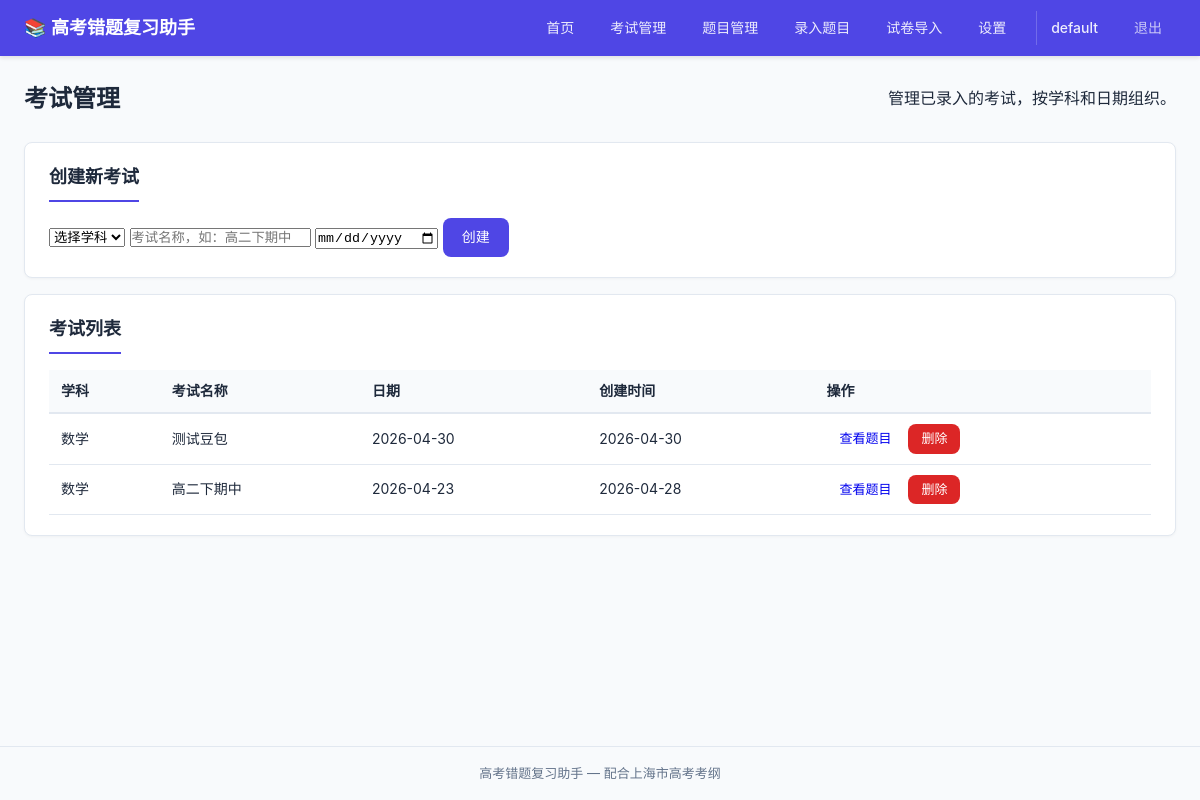
The page /exams (signed in) on the database its author committed.
### tables this page shows
CREATE TABLE users (
            id            INTEGER PRIMARY KEY AUTOINCREMENT,
            username      TEXT    NOT NULL UNIQUE,
            password_hash TEXT    NOT NULL,
            created_at    TIMESTAMP DEFAULT CURRENT_TIMESTAMP
        );

CREATE TABLE exams (
            id          INTEGER PRIMARY KEY AUTOINCREMENT,
            subject_id  INTEGER NOT NULL REFERENCES subjects(id),
            name        TEXT    NOT NULL,
            exam_date   DATE,
            created_at  TIMESTAMP DEFAULT CURRENT_TIMESTAMP, user_id INTEGER NOT NULL DEFAULT 1,
            UNIQUE(subject_id, name)
        );

CREATE TABLE subjects (
            id          INTEGER PRIMARY KEY AUTOINCREMENT,
            name        TEXT    NOT NULL UNIQUE,
            created_at  TIMESTAMP DEFAULT CURRENT_TIMESTAMP
        );

### routes/exams.py (the view)
@exams_bp.route('/exams')
@login_required
def list_exams():
    user_id = session['user_id']
    subjects = get_all_subjects()
    exams = get_all_exams(user_id)
    return render_template('exams/list.html', subjects=subjects, exams=exams)

### app.py (called while the page is built)
@app.before_request
def load_logged_in_user():
    user_id = session.get('user_id')
    g.current_user = get_user_by_id(user_id) if user_id else None

@app.context_processor
def inject_global_template_vars():
    return {
        'current_user': g.get('current_user'),
    }

### database/__init__.py (called while the page is built)
def get_db():
    if 'db' not in g:
        g.db = sqlite3.connect(DATABASE_PATH)
        g.db.row_factory = sqlite3.Row
        g.db.execute("PRAGMA foreign_keys = ON")
    return g.db

### models/exam.py (called while the page is built)
def get_all_exams(user_id=None):
    db = get_db()
    query = (
        "SELECT e.*, s.name as subject_name FROM exams e "
        "JOIN subjects s ON e.subject_id = s.id WHERE 1=1"
    )
    params = []
    if user_id is not None:
        query += " AND e.user_id = ?"
        params.append(user_id)
    query += " ORDER BY e.exam_date DESC, e.id DESC"
    return db.execute(query, params).fetchall()

### models/subject.py (called while the page is built)
def get_all_subjects():
    db = get_db()
    return db.execute("SELECT * FROM subjects ORDER BY id").fetchall()

### models/user.py (called while the page is built)
def get_user_by_id(user_id):
    db = get_db()
    row = db.execute(
        "SELECT id, username, created_at FROM users WHERE id = ?", (user_id,)
    ).fetchone()
    return dict(row) if row else None

### templates/exams/list.html (shortened to what this page needs)
{% extends "base.html" %}
{% block content %}
<div class="page-header">
    <h1>考试管理</h1>
    <p>管理已录入的考试，按学科和日期组织。</p>
</div>
<div class="card">
    <h2>创建新考试</h2>
    <form method="POST" action="{{ url_for('exams.create') }}" class="inline-form">
        <select name="subject_id" required>
            <option value="">选择学科</option>
        </select>
        <input type="text" name="name" placeholder="考试名称，如：高二下期中" required>
        <input type="date" name="exam_date" placeholder="考试日期（可选）">
        <button type="submit" class="btn btn-primary">创建</button>
    </form>
</div>
<div class="card">
    <h2>考试列表</h2>
    {% if exams %}
    <table class="data-table">
        <thead>
            <tr>
                <th>学科</th>
                <th>考试名称</th>
                <th>日期</th>
                <th>创建时间</th>
                <th>操作</th>
            </tr>
        </thead>
        <tbody>
            {% for e in exams %}
            <tr>
                <td>{{ e.subject_name }}</td>
                <td>{{ e.name }}</td>
                <td>{{ e.exam_date or '-' }}</td>
                <td>{{ e.created_at[:10] if e.created_at else '-' }}</td>
                <td>
                    <a href="{{ url_for('questions.list_questions', exam_id=e.id) }}" class="btn btn-small">查看题目</a>
                    <form method="POST" action="{{ url_for('exams.delete', exam_id=e.id) }}" style="display:inline" onsubmit="return confirm('删除考试将同时删除其下所有题目，确定？')">
                        <button type="submit" class="btn btn-danger btn-small">删除</button>
                    </form>
                </td>
            </tr>
            {% endfor %}
        </tbody>
    </table>
    {% else %}
    <p class="empty-state">还没有创建任何考试，请先创建考试再录入题目。</p>
    {% endif %}
</div>
{% endblock %}

### templates/base.html (shortened to what this page needs)
<!DOCTYPE html>
<html lang="zh-CN">
<head>
    <link rel="stylesheet" href="{{ url_for('static', filename='css/app.css') }}">
</head>
<body>
    <nav class="navbar">
        <div class="nav-container">
            <a href="{{ url_for('index') }}" class="nav-brand">📚 高考错题复习助手</a>
            <div class="nav-links">
                {% if current_user %}
                <a href="{{ url_for('index') }}">首页</a>
                <a href="{{ url_for('exams.list_exams') }}">考试管理</a>
                <a href="{{ url_for('questions.list_questions') }}">题目管理</a>
                <a href="{{ url_for('questions.create') }}">录入题目</a>
                <a href="{{ url_for('paper.upload') }}">试卷导入</a>
                <a href="{{ url_for('settings.index') }}">设置</a>
                <span class="nav-user">{{ current_user.username }}</span>
                <a href="{{ url_for('auth.logout') }}" class="nav-logout">退出</a>
                {% else %}
                <a href="{{ url_for('auth.login') }}">登录</a>
                <a href="{{ url_for('auth.register') }}">注册</a>
                {% endif %}
            </div>
        </div>
    </nav>
    <main class="main-container">
        {% block content %}{% endblock %}
    </main>
    <footer class="footer">
        <p>高考错题复习助手 &mdash; 配合上海市高考考纲</p>
    </footer>
</body>
</html>

### static/css/app.css (style rules this page uses)
*, *::before, *::after { box-sizing: border-box; margin: 0; padding: 0; }
:root { --primary: #4f46e5; --primary-hover: #4338ca; --danger: #dc2626; --danger-hover: #b91c1c; --success: #16a34a; --warning: #f59e0b; --bg: #f8fafc; --card-bg: #ffffff; --text: #1e293b; --text-muted: #64748b; --border: #e2e8f0; --radius: 8px; }
body { font-family: -apple-system, BlinkMacSystemFont, "Microsoft YaHei", "PingFang SC", sans-serif; background: var(--bg); color: var(--text); line-height: 1.6; min-height: 100vh; display: flex; flex-direction: column; }
.navbar { background: var(--primary); color: white; padding: 0 24px; box-shadow: 0 2px 4px rgba(0,0,0,0.1); position: sticky; top: 0; z-index: 100; }
.nav-container { max-width: 1200px; margin: 0 auto; display: flex; align-items: center; justify-content: space-between; height: 56px; }
.nav-brand { color: white; text-decoration: none; font-size: 18px; font-weight: 600; }
.nav-links { display: flex; gap: 8px; }
.nav-links a { color: rgba(255,255,255,0.9); text-decoration: none; padding: 6px 14px; border-radius: var(--radius); font-size: 14px; transition: background 0.2s; }
.main-container { max-width: 1200px; margin: 0 auto; padding: 24px; flex: 1; width: 100%; }
.footer { text-align: center; padding: 16px; color: var(--text-muted); font-size: 13px; border-top: 1px solid var(--border); margin-top: auto; }
.page-header { display: flex; align-items: center; justify-content: space-between; flex-wrap: wrap; gap: 12px; margin-bottom: 24px; }
.page-header h1 { font-size: 24px; }
.card { background: var(--card-bg); border-radius: var(--radius); padding: 20px 24px; margin-bottom: 16px; border: 1px solid var(--border); box-shadow: 0 1px 3px rgba(0,0,0,0.04); }
.card h2 { font-size: 18px; margin-bottom: 16px; padding-bottom: 8px; border-bottom: 2px solid var(--primary); display: inline-block; }
.btn { display: inline-block; padding: 8px 18px; border-radius: var(--radius); font-size: 14px; font-weight: 500; text-decoration: none; border: 1px solid transparent; cursor: pointer; transition: all 0.15s; line-height: 1.5; }
.btn-primary { background: var(--primary); color: white; }
.btn-danger { background: var(--danger); color: white; }
.btn-small { padding: 4px 12px; font-size: 13px; }
.data-table { width: 100%; border-collapse: collapse; font-size: 14px; }
.data-table th { text-align: left; padding: 10px 12px; background: #f8fafc; font-weight: 600; border-bottom: 2px solid var(--border); }
.data-table td { padding: 10px 12px; border-bottom: 1px solid var(--border); }
.nav-user { color: rgba(255,255,255,0.9); padding: 6px 14px; font-size: 14px; font-weight: 500; border-left: 1px solid rgba(255,255,255,0.2); margin-left: 8px; }
.nav-logout { color: rgba(255,255,255,0.7) !important; }

### rows shown on the page
users: username "default"
exams: subject_name "数学", name "测试豆包", exam_date "2026-04-30", created_at "2026-04-30"
exams: subject_name "数学", name "高二下期中", exam_date "2026-04-23", created_at "2026-04-28"
